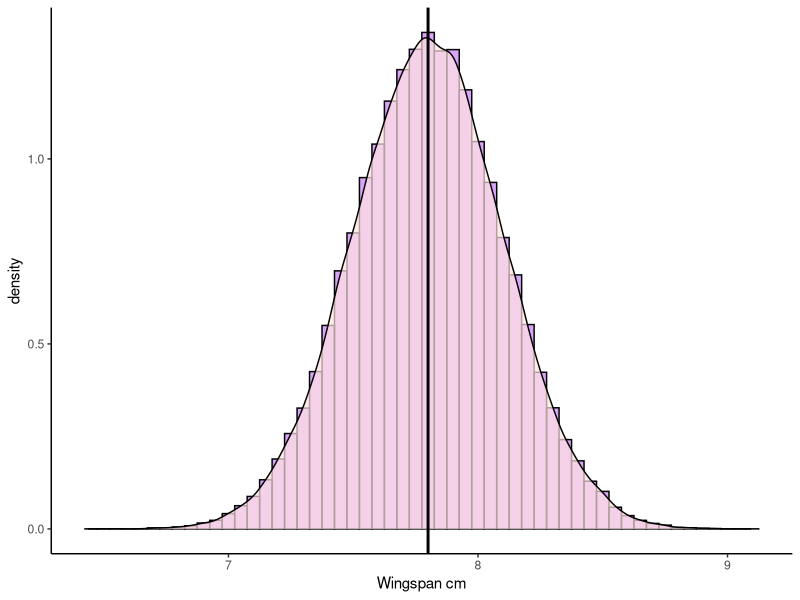
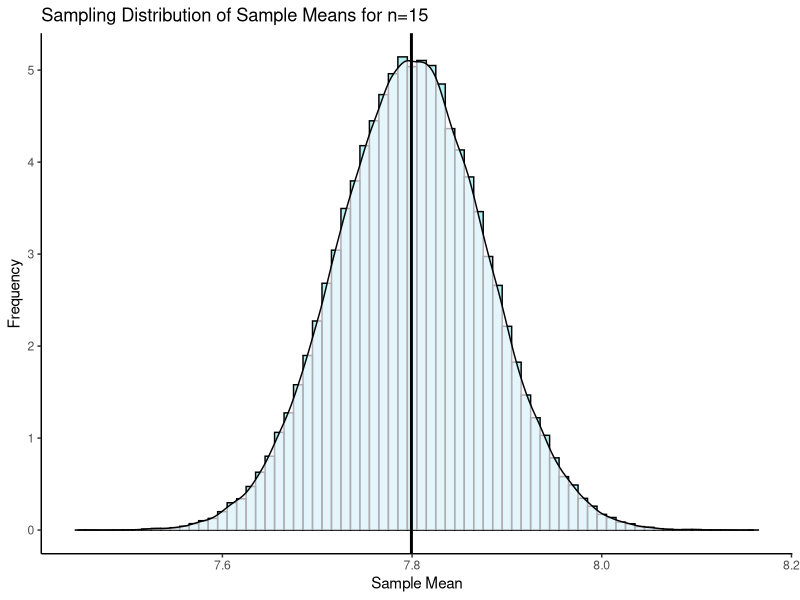

Source code (R) for these figures, in order:
## ---- chunk 1
set.seed(1)
x <- rnorm(100000, mean = 7.8, sd = 0.3)
library(tidyverse)
p1 <- ggplot(data.frame(vals=x),aes(vals))+
  geom_histogram(aes(y = ..density..), color = "black", fill = "purple", alpha=.4, binwidth = 0.05) + 
  geom_density(alpha = 0.7, fill = "mistyrose") + 
  theme_classic() +
  xlab("Wingspan cm")+
  geom_vline(xintercept = 7.8, color='black',lwd=1)
p1
## ---- chunk 2
samp1 <- sample(x, size = 15, replace = T)
samp1
mean(samp1)
## ---- chunk 3
samp2 <- sample(x, size = 15, replace = T)
samp2
mean(samp2)
## ---- chunk 4
#get sample means for sampling distribution
results<-vector('list',100000)
for(i in 1:100000){
results[[i]]  <- mean(sample(x, 15, replace = T))  
}

res <- unlist(results)

p2 <- ggplot(data.frame(res), aes(x = res)) + 
  geom_histogram(aes(y = ..density..), color = "black", fill = "#4adbe0", alpha=.4, binwidth = 0.01) + 
  geom_density(alpha = 0.7, fill = "ghostwhite") + 
  theme_classic() +
  xlab("Sample Mean") +
  ylab("Frequency") +
  ggtitle("Sampling Distribution of Sample Means for n=15") +
  geom_vline(xintercept = mean(res), lwd=1)

p2
## ---- chunk 5
0.3 / sqrt(15)
## ---- chunk 6
qnorm(c(0.025, 0.975)) # get the values of z that are the boundaries of 2.5% to the left, and 97.5% to the left.
## ---- chunk 7
7.8 +  (1.96 * 0.077)

7.8 -  (1.96 * 0.077)
## ---- chunk 8
samp1
mean(samp1)
## ---- chunk 9
x_bar <- mean(samp1)  # sample mean = 7.71
x_bar

n <- length(samp1)  # sample size =  n = 15
n

sigma <- 0.3  # the pop SD given in the example

sem <- sigma/sqrt(n) # standard error of the mean (SD of sampling distribution)
sem

z <- 1.96  # the value of 'z' we need to get the middle 95% of the distribution
## ---- chunk 10
# margin of error
z * sem

# upper bound of confidence interval
x_bar + (z * sem)


# lower bound of confidence interval
x_bar - (z * sem)

## ---- chunk 11
mean(samp2)
## ---- chunk 12
# upper bound of confidence interval
7.87 + (z * sem)


# lower bound of confidence interval
7.87 - (z * sem)

## ---- chunk 13

qnorm(.9)# for 80% CI

qnorm(.95)# for 90% CI

qnorm(.975)# for 95% CI

qnorm(.995)# for 99% CI

## ---- chunk 14
#margin of error
1.281552 * sem

# upper bound of confidence interval
7.72 + (1.281552 * sem)


# lower bound of confidence interval
7.72 - (1.281552 * sem)

## ---- chunk 15
set.seed(1)
samp3 <- sample(x, size = 15, replace = T)
samp3
## ---- chunk 16
mean(samp3)
sd(samp3)

## ---- chunk 17
qt(p = 0.975, df = 14)
## ---- chunk 18

#standard error
sem1 <- sd(samp3)/sqrt(15)
sem1

# upper bound of confidence interval
7.74 + (2.144787 * sem1)


# lower bound of confidence interval
7.74 - (2.144787 * sem1)


## ---- chunk 19
# remember we calculated the standard error sem above in the z-distribution section
7.74 + (1.96 * sem)
7.74 - (1.96 * sem)
## ---- chunk 20
1.96 * (10/sqrt(10))


1.96 * (10/sqrt(30))

## ---- chunk 21
qt(.975, df = 9)
qt(.975, df = 19)
qt(.975, df = 29)
## ---- chunk 22
qt(0.90, df=24)

## ---- chunk 23
15.52 + (1.32 * (3.3 / sqrt(25)))
15.52 - (1.32 * (3.3 / sqrt(25)))

## ---- chunk 24
# 99% CI, n = 20
qt(.995, df = 19)


# 90% CI, n = 12
qt(.95, df = 11)


# 99.9% CI, n = 35
qt(.9995, df = 34)

